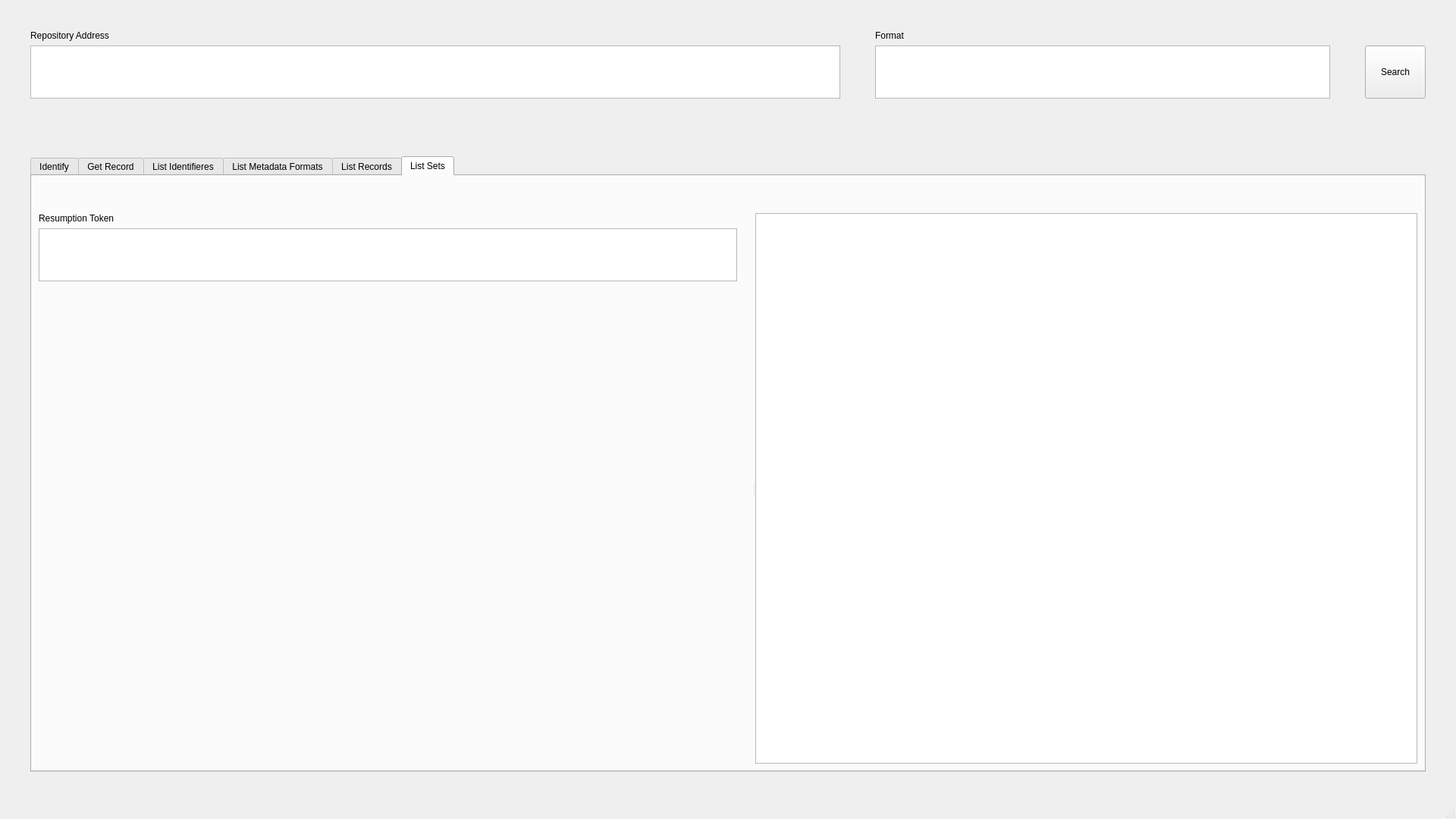
<?xml version="1.0" encoding="UTF-8"?>
<ui version="4.0">
 <class>mainWindow</class>
 <widget class="QMainWindow" name="mainWindow">
  <property name="geometry">
   <rect>
    <x>0</x>
    <y>0</y>
    <width>1920</width>
    <height>1080</height>
   </rect>
  </property>
  <property name="sizePolicy">
   <sizepolicy hsizetype="Fixed" vsizetype="Fixed">
    <horstretch>0</horstretch>
    <verstretch>0</verstretch>
   </sizepolicy>
  </property>
  <property name="minimumSize">
   <size>
    <width>1920</width>
    <height>1080</height>
   </size>
  </property>
  <property name="windowTitle">
   <string>oai-explorer</string>
  </property>
  <widget class="QWidget" name="centralwidget">
   <layout class="QGridLayout" name="gridLayout">
    <property name="leftMargin">
     <number>40</number>
    </property>
    <property name="topMargin">
     <number>40</number>
    </property>
    <property name="rightMargin">
     <number>40</number>
    </property>
    <property name="bottomMargin">
     <number>40</number>
    </property>
    <item row="0" column="0">
     <layout class="QVBoxLayout" name="verticalLayout" stretch="0,0,1">
      <property name="topMargin">
       <number>0</number>
      </property>
      <item>
       <layout class="QHBoxLayout" name="horizontalLayout" stretch="1,0,0">
        <item>
         <layout class="QVBoxLayout" name="verticalLayout_2" stretch="0,1">
          <property name="spacing">
           <number>6</number>
          </property>
          <property name="sizeConstraint">
           <enum>QLayout::SetNoConstraint</enum>
          </property>
          <item>
           <widget class="QLabel" name="label">
            <property name="maximumSize">
             <size>
              <width>16777215</width>
              <height>50</height>
             </size>
            </property>
            <property name="text">
             <string>Repository Address</string>
            </property>
           </widget>
          </item>
          <item>
           <widget class="QTextEdit" name="text_address">
            <property name="minimumSize">
             <size>
              <width>0</width>
              <height>70</height>
             </size>
            </property>
            <property name="maximumSize">
             <size>
              <width>16777215</width>
              <height>70</height>
             </size>
            </property>
           </widget>
          </item>
         </layout>
        </item>
        <item>
         <spacer name="horizontalSpacer">
          <property name="orientation">
           <enum>Qt::Horizontal</enum>
          </property>
          <property name="sizeHint" stdset="0">
           <size>
            <width>40</width>
            <height>20</height>
           </size>
          </property>
         </spacer>
        </item>
        <item>
         <layout class="QVBoxLayout" name="verticalLayout_3" stretch="0,0">
          <property name="sizeConstraint">
           <enum>QLayout::SetNoConstraint</enum>
          </property>
          <item>
           <widget class="QLabel" name="label_4">
            <property name="maximumSize">
             <size>
              <width>200</width>
              <height>50</height>
             </size>
            </property>
            <property name="text">
             <string>Format</string>
            </property>
           </widget>
          </item>
          <item>
           <layout class="QHBoxLayout" name="horizontalLayout_2">
            <item>
             <widget class="QTextEdit" name="text_format">
              <property name="minimumSize">
               <size>
                <width>600</width>
                <height>70</height>
               </size>
              </property>
              <property name="maximumSize">
               <size>
                <width>600</width>
                <height>70</height>
               </size>
              </property>
             </widget>
            </item>
            <item>
             <spacer name="horizontalSpacer_2">
              <property name="orientation">
               <enum>Qt::Horizontal</enum>
              </property>
              <property name="sizeHint" stdset="0">
               <size>
                <width>40</width>
                <height>20</height>
               </size>
              </property>
             </spacer>
            </item>
            <item>
             <widget class="QPushButton" name="pushButton">
              <property name="sizePolicy">
               <sizepolicy hsizetype="Expanding" vsizetype="Expanding">
                <horstretch>0</horstretch>
                <verstretch>0</verstretch>
               </sizepolicy>
              </property>
              <property name="minimumSize">
               <size>
                <width>0</width>
                <height>70</height>
               </size>
              </property>
              <property name="maximumSize">
               <size>
                <width>200</width>
                <height>70</height>
               </size>
              </property>
              <property name="text">
               <string>Search</string>
              </property>
              <property name="default">
               <bool>false</bool>
              </property>
              <property name="flat">
               <bool>false</bool>
              </property>
             </widget>
            </item>
           </layout>
          </item>
         </layout>
        </item>
       </layout>
      </item>
      <item>
       <spacer name="verticalSpacer">
        <property name="orientation">
         <enum>Qt::Vertical</enum>
        </property>
        <property name="sizeHint" stdset="0">
         <size>
          <width>20</width>
          <height>70</height>
         </size>
        </property>
       </spacer>
      </item>
      <item>
       <widget class="QTabWidget" name="tabWidget">
        <property name="currentIndex">
         <number>5</number>
        </property>
        <widget class="QWidget" name="tab">
         <attribute name="title">
          <string>Identify</string>
         </attribute>
         <layout class="QGridLayout" name="gridLayout_2">
          <item row="0" column="0">
           <layout class="QVBoxLayout" name="verticalLayout_9" stretch="0,1">
            <property name="spacing">
             <number>10</number>
            </property>
            <item>
             <spacer name="verticalSpacer_4">
              <property name="orientation">
               <enum>Qt::Vertical</enum>
              </property>
              <property name="sizeHint" stdset="0">
               <size>
                <width>20</width>
                <height>40</height>
               </size>
              </property>
             </spacer>
            </item>
            <item>
             <widget class="QTextEdit" name="textEdit"/>
            </item>
           </layout>
          </item>
         </layout>
        </widget>
        <widget class="QWidget" name="tab_2">
         <attribute name="title">
          <string>Get Record</string>
         </attribute>
         <layout class="QGridLayout" name="gridLayout_3">
          <item row="0" column="0">
           <layout class="QVBoxLayout" name="verticalLayout_14" stretch="0,1">
            <item>
             <spacer name="verticalSpacer_13">
              <property name="orientation">
               <enum>Qt::Vertical</enum>
              </property>
              <property name="sizeHint" stdset="0">
               <size>
                <width>20</width>
                <height>40</height>
               </size>
              </property>
             </spacer>
            </item>
            <item>
             <widget class="QSplitter" name="splitter_6">
              <property name="orientation">
               <enum>Qt::Horizontal</enum>
              </property>
              <widget class="QWidget" name="verticalLayoutWidget_9">
               <layout class="QVBoxLayout" name="verticalLayout_32" stretch="0,0,1">
                <property name="spacing">
                 <number>20</number>
                </property>
                <property name="rightMargin">
                 <number>20</number>
                </property>
                <item>
                 <layout class="QVBoxLayout" name="verticalLayout_33">
                  <property name="spacing">
                   <number>6</number>
                  </property>
                  <item>
                   <widget class="QLabel" name="label_18">
                    <property name="maximumSize">
                     <size>
                      <width>16777215</width>
                      <height>16777215</height>
                     </size>
                    </property>
                    <property name="text">
                     <string>Identifier</string>
                    </property>
                   </widget>
                  </item>
                  <item>
                   <widget class="QTextEdit" name="textEdit_21">
                    <property name="sizePolicy">
                     <sizepolicy hsizetype="MinimumExpanding" vsizetype="MinimumExpanding">
                      <horstretch>0</horstretch>
                      <verstretch>0</verstretch>
                     </sizepolicy>
                    </property>
                    <property name="minimumSize">
                     <size>
                      <width>0</width>
                      <height>0</height>
                     </size>
                    </property>
                    <property name="maximumSize">
                     <size>
                      <width>16777215</width>
                      <height>70</height>
                     </size>
                    </property>
                   </widget>
                  </item>
                 </layout>
                </item>
                <item>
                 <layout class="QVBoxLayout" name="verticalLayout_37" stretch="0,0">
                  <property name="spacing">
                   <number>6</number>
                  </property>
                  <item>
                   <widget class="QLabel" name="label_21">
                    <property name="maximumSize">
                     <size>
                      <width>16777215</width>
                      <height>16777215</height>
                     </size>
                    </property>
                    <property name="text">
                     <string>Metadata Prefix</string>
                    </property>
                   </widget>
                  </item>
                  <item>
                   <widget class="QTextEdit" name="textEdit_24">
                    <property name="maximumSize">
                     <size>
                      <width>16777215</width>
                      <height>70</height>
                     </size>
                    </property>
                   </widget>
                  </item>
                 </layout>
                </item>
                <item>
                 <spacer name="verticalSpacer_14">
                  <property name="orientation">
                   <enum>Qt::Vertical</enum>
                  </property>
                  <property name="sizeHint" stdset="0">
                   <size>
                    <width>20</width>
                    <height>40</height>
                   </size>
                  </property>
                 </spacer>
                </item>
               </layout>
              </widget>
              <widget class="QTextEdit" name="textEdit_29">
               <property name="sizePolicy">
                <sizepolicy hsizetype="Expanding" vsizetype="Expanding">
                 <horstretch>0</horstretch>
                 <verstretch>0</verstretch>
                </sizepolicy>
               </property>
              </widget>
             </widget>
            </item>
           </layout>
          </item>
         </layout>
        </widget>
        <widget class="QWidget" name="tab_3">
         <attribute name="title">
          <string>List Identifieres</string>
         </attribute>
         <layout class="QGridLayout" name="gridLayout_4">
          <item row="0" column="0">
           <layout class="QVBoxLayout" name="verticalLayout_10" stretch="0,1">
            <item>
             <spacer name="verticalSpacer_5">
              <property name="orientation">
               <enum>Qt::Vertical</enum>
              </property>
              <property name="sizeHint" stdset="0">
               <size>
                <width>20</width>
                <height>40</height>
               </size>
              </property>
             </spacer>
            </item>
            <item>
             <widget class="QSplitter" name="splitter_2">
              <property name="orientation">
               <enum>Qt::Horizontal</enum>
              </property>
              <widget class="QWidget" name="verticalLayoutWidget_8">
               <layout class="QVBoxLayout" name="verticalLayout_11" stretch="0,0,0,0,0,0,1">
                <property name="spacing">
                 <number>20</number>
                </property>
                <property name="rightMargin">
                 <number>20</number>
                </property>
                <item>
                 <layout class="QVBoxLayout" name="verticalLayout_12">
                  <property name="spacing">
                   <number>6</number>
                  </property>
                  <item>
                   <widget class="QLabel" name="label_5">
                    <property name="maximumSize">
                     <size>
                      <width>16777215</width>
                      <height>16777215</height>
                     </size>
                    </property>
                    <property name="text">
                     <string>Identifier</string>
                    </property>
                   </widget>
                  </item>
                  <item>
                   <widget class="QTextEdit" name="textEdit_5">
                    <property name="sizePolicy">
                     <sizepolicy hsizetype="MinimumExpanding" vsizetype="MinimumExpanding">
                      <horstretch>0</horstretch>
                      <verstretch>0</verstretch>
                     </sizepolicy>
                    </property>
                    <property name="minimumSize">
                     <size>
                      <width>0</width>
                      <height>0</height>
                     </size>
                    </property>
                    <property name="maximumSize">
                     <size>
                      <width>16777215</width>
                      <height>70</height>
                     </size>
                    </property>
                   </widget>
                  </item>
                 </layout>
                </item>
                <item>
                 <layout class="QVBoxLayout" name="verticalLayout_16" stretch="0,0">
                  <property name="spacing">
                   <number>6</number>
                  </property>
                  <item>
                   <widget class="QLabel" name="label_8">
                    <property name="maximumSize">
                     <size>
                      <width>16777215</width>
                      <height>16777215</height>
                     </size>
                    </property>
                    <property name="text">
                     <string>From</string>
                    </property>
                   </widget>
                  </item>
                  <item>
                   <widget class="QTextEdit" name="textEdit_9">
                    <property name="maximumSize">
                     <size>
                      <width>16777215</width>
                      <height>70</height>
                     </size>
                    </property>
                   </widget>
                  </item>
                 </layout>
                </item>
                <item>
                 <layout class="QVBoxLayout" name="verticalLayout_15" stretch="0,0">
                  <property name="spacing">
                   <number>6</number>
                  </property>
                  <item>
                   <widget class="QLabel" name="label_7">
                    <property name="maximumSize">
                     <size>
                      <width>16777215</width>
                      <height>16777215</height>
                     </size>
                    </property>
                    <property name="text">
                     <string>Until</string>
                    </property>
                   </widget>
                  </item>
                  <item>
                   <widget class="QTextEdit" name="textEdit_8">
                    <property name="maximumSize">
                     <size>
                      <width>16777215</width>
                      <height>70</height>
                     </size>
                    </property>
                   </widget>
                  </item>
                 </layout>
                </item>
                <item>
                 <layout class="QVBoxLayout" name="verticalLayout_13" stretch="0,0">
                  <property name="spacing">
                   <number>6</number>
                  </property>
                  <item>
                   <widget class="QLabel" name="label_6">
                    <property name="maximumSize">
                     <size>
                      <width>16777215</width>
                      <height>16777215</height>
                     </size>
                    </property>
                    <property name="text">
                     <string>Metadata Prefix</string>
                    </property>
                   </widget>
                  </item>
                  <item>
                   <widget class="QTextEdit" name="textEdit_6">
                    <property name="maximumSize">
                     <size>
                      <width>16777215</width>
                      <height>70</height>
                     </size>
                    </property>
                   </widget>
                  </item>
                 </layout>
                </item>
                <item>
                 <layout class="QVBoxLayout" name="verticalLayout_18" stretch="0,0">
                  <property name="spacing">
                   <number>6</number>
                  </property>
                  <item>
                   <widget class="QLabel" name="label_10">
                    <property name="maximumSize">
                     <size>
                      <width>16777215</width>
                      <height>16777215</height>
                     </size>
                    </property>
                    <property name="text">
                     <string>Resumption Token</string>
                    </property>
                   </widget>
                  </item>
                  <item>
                   <widget class="QTextEdit" name="textEdit_11">
                    <property name="maximumSize">
                     <size>
                      <width>16777215</width>
                      <height>70</height>
                     </size>
                    </property>
                   </widget>
                  </item>
                 </layout>
                </item>
                <item>
                 <layout class="QVBoxLayout" name="verticalLayout_17" stretch="0,0">
                  <property name="spacing">
                   <number>6</number>
                  </property>
                  <item>
                   <widget class="QLabel" name="label_9">
                    <property name="maximumSize">
                     <size>
                      <width>16777215</width>
                      <height>16777215</height>
                     </size>
                    </property>
                    <property name="text">
                     <string>Set</string>
                    </property>
                   </widget>
                  </item>
                  <item>
                   <widget class="QTextEdit" name="textEdit_10">
                    <property name="maximumSize">
                     <size>
                      <width>16777215</width>
                      <height>70</height>
                     </size>
                    </property>
                   </widget>
                  </item>
                 </layout>
                </item>
                <item>
                 <spacer name="verticalSpacer_6">
                  <property name="orientation">
                   <enum>Qt::Vertical</enum>
                  </property>
                  <property name="sizeHint" stdset="0">
                   <size>
                    <width>20</width>
                    <height>40</height>
                   </size>
                  </property>
                 </spacer>
                </item>
               </layout>
              </widget>
              <widget class="QTextEdit" name="textEdit_7">
               <property name="sizePolicy">
                <sizepolicy hsizetype="Expanding" vsizetype="Expanding">
                 <horstretch>0</horstretch>
                 <verstretch>0</verstretch>
                </sizepolicy>
               </property>
              </widget>
             </widget>
            </item>
           </layout>
          </item>
         </layout>
        </widget>
        <widget class="QWidget" name="tab_4">
         <attribute name="title">
          <string>List Metadata Formats</string>
         </attribute>
         <layout class="QGridLayout" name="gridLayout_5">
          <item row="0" column="0">
           <layout class="QVBoxLayout" name="verticalLayout_19" stretch="0,1">
            <item>
             <spacer name="verticalSpacer_7">
              <property name="orientation">
               <enum>Qt::Vertical</enum>
              </property>
              <property name="sizeHint" stdset="0">
               <size>
                <width>20</width>
                <height>40</height>
               </size>
              </property>
             </spacer>
            </item>
            <item>
             <widget class="QSplitter" name="splitter_3">
              <property name="orientation">
               <enum>Qt::Horizontal</enum>
              </property>
              <widget class="QWidget" name="verticalLayoutWidget_10">
               <layout class="QVBoxLayout" name="verticalLayout_20" stretch="0,1">
                <property name="spacing">
                 <number>20</number>
                </property>
                <property name="rightMargin">
                 <number>20</number>
                </property>
                <item>
                 <layout class="QVBoxLayout" name="verticalLayout_24">
                  <property name="spacing">
                   <number>6</number>
                  </property>
                  <item>
                   <widget class="QLabel" name="label_14">
                    <property name="maximumSize">
                     <size>
                      <width>16777215</width>
                      <height>16777215</height>
                     </size>
                    </property>
                    <property name="text">
                     <string>Identifier</string>
                    </property>
                   </widget>
                  </item>
                  <item>
                   <widget class="QTextEdit" name="textEdit_15">
                    <property name="sizePolicy">
                     <sizepolicy hsizetype="MinimumExpanding" vsizetype="MinimumExpanding">
                      <horstretch>0</horstretch>
                      <verstretch>0</verstretch>
                     </sizepolicy>
                    </property>
                    <property name="minimumSize">
                     <size>
                      <width>0</width>
                      <height>0</height>
                     </size>
                    </property>
                    <property name="maximumSize">
                     <size>
                      <width>16777215</width>
                      <height>70</height>
                     </size>
                    </property>
                   </widget>
                  </item>
                 </layout>
                </item>
                <item>
                 <spacer name="verticalSpacer_8">
                  <property name="orientation">
                   <enum>Qt::Vertical</enum>
                  </property>
                  <property name="sizeHint" stdset="0">
                   <size>
                    <width>20</width>
                    <height>40</height>
                   </size>
                  </property>
                 </spacer>
                </item>
               </layout>
              </widget>
              <widget class="QTextEdit" name="textEdit_30">
               <property name="sizePolicy">
                <sizepolicy hsizetype="Expanding" vsizetype="Expanding">
                 <horstretch>0</horstretch>
                 <verstretch>0</verstretch>
                </sizepolicy>
               </property>
              </widget>
             </widget>
            </item>
           </layout>
          </item>
         </layout>
        </widget>
        <widget class="QWidget" name="tab_5">
         <attribute name="title">
          <string>List Records</string>
         </attribute>
         <layout class="QGridLayout" name="gridLayout_6">
          <item row="0" column="0">
           <layout class="QVBoxLayout" name="verticalLayout_21" stretch="0,1">
            <item>
             <spacer name="verticalSpacer_9">
              <property name="orientation">
               <enum>Qt::Vertical</enum>
              </property>
              <property name="sizeHint" stdset="0">
               <size>
                <width>20</width>
                <height>40</height>
               </size>
              </property>
             </spacer>
            </item>
            <item>
             <widget class="QSplitter" name="splitter_4">
              <property name="orientation">
               <enum>Qt::Horizontal</enum>
              </property>
              <widget class="QWidget" name="verticalLayoutWidget_11">
               <layout class="QVBoxLayout" name="verticalLayout_22" stretch="0,0,0,0,0,0,1">
                <property name="spacing">
                 <number>20</number>
                </property>
                <property name="rightMargin">
                 <number>20</number>
                </property>
                <item>
                 <layout class="QVBoxLayout" name="verticalLayout_23">
                  <property name="spacing">
                   <number>6</number>
                  </property>
                  <item>
                   <widget class="QLabel" name="label_11">
                    <property name="maximumSize">
                     <size>
                      <width>16777215</width>
                      <height>16777215</height>
                     </size>
                    </property>
                    <property name="text">
                     <string>Identifier</string>
                    </property>
                   </widget>
                  </item>
                  <item>
                   <widget class="QTextEdit" name="textEdit_12">
                    <property name="sizePolicy">
                     <sizepolicy hsizetype="MinimumExpanding" vsizetype="MinimumExpanding">
                      <horstretch>0</horstretch>
                      <verstretch>0</verstretch>
                     </sizepolicy>
                    </property>
                    <property name="minimumSize">
                     <size>
                      <width>0</width>
                      <height>0</height>
                     </size>
                    </property>
                    <property name="maximumSize">
                     <size>
                      <width>16777215</width>
                      <height>70</height>
                     </size>
                    </property>
                   </widget>
                  </item>
                 </layout>
                </item>
                <item>
                 <layout class="QVBoxLayout" name="verticalLayout_25" stretch="0,0">
                  <property name="spacing">
                   <number>6</number>
                  </property>
                  <item>
                   <widget class="QLabel" name="label_12">
                    <property name="maximumSize">
                     <size>
                      <width>16777215</width>
                      <height>16777215</height>
                     </size>
                    </property>
                    <property name="text">
                     <string>From</string>
                    </property>
                   </widget>
                  </item>
                  <item>
                   <widget class="QTextEdit" name="textEdit_13">
                    <property name="maximumSize">
                     <size>
                      <width>16777215</width>
                      <height>70</height>
                     </size>
                    </property>
                   </widget>
                  </item>
                 </layout>
                </item>
                <item>
                 <layout class="QVBoxLayout" name="verticalLayout_26" stretch="0,0">
                  <property name="spacing">
                   <number>6</number>
                  </property>
                  <item>
                   <widget class="QLabel" name="label_13">
                    <property name="maximumSize">
                     <size>
                      <width>16777215</width>
                      <height>16777215</height>
                     </size>
                    </property>
                    <property name="text">
                     <string>Until</string>
                    </property>
                   </widget>
                  </item>
                  <item>
                   <widget class="QTextEdit" name="textEdit_14">
                    <property name="maximumSize">
                     <size>
                      <width>16777215</width>
                      <height>70</height>
                     </size>
                    </property>
                   </widget>
                  </item>
                 </layout>
                </item>
                <item>
                 <layout class="QVBoxLayout" name="verticalLayout_27" stretch="0,0">
                  <property name="spacing">
                   <number>6</number>
                  </property>
                  <item>
                   <widget class="QLabel" name="label_15">
                    <property name="maximumSize">
                     <size>
                      <width>16777215</width>
                      <height>16777215</height>
                     </size>
                    </property>
                    <property name="text">
                     <string>Metadata Prefix</string>
                    </property>
                   </widget>
                  </item>
                  <item>
                   <widget class="QTextEdit" name="textEdit_16">
                    <property name="maximumSize">
                     <size>
                      <width>16777215</width>
                      <height>70</height>
                     </size>
                    </property>
                   </widget>
                  </item>
                 </layout>
                </item>
                <item>
                 <layout class="QVBoxLayout" name="verticalLayout_28" stretch="0,0">
                  <property name="spacing">
                   <number>6</number>
                  </property>
                  <item>
                   <widget class="QLabel" name="label_16">
                    <property name="maximumSize">
                     <size>
                      <width>16777215</width>
                      <height>16777215</height>
                     </size>
                    </property>
                    <property name="text">
                     <string>Resumption Token</string>
                    </property>
                   </widget>
                  </item>
                  <item>
                   <widget class="QTextEdit" name="textEdit_17">
                    <property name="maximumSize">
                     <size>
                      <width>16777215</width>
                      <height>70</height>
                     </size>
                    </property>
                   </widget>
                  </item>
                 </layout>
                </item>
                <item>
                 <layout class="QVBoxLayout" name="verticalLayout_29" stretch="0,0">
                  <property name="spacing">
                   <number>6</number>
                  </property>
                  <item>
                   <widget class="QLabel" name="label_17">
                    <property name="maximumSize">
                     <size>
                      <width>16777215</width>
                      <height>16777215</height>
                     </size>
                    </property>
                    <property name="text">
                     <string>Set</string>
                    </property>
                   </widget>
                  </item>
                  <item>
                   <widget class="QTextEdit" name="textEdit_18">
                    <property name="maximumSize">
                     <size>
                      <width>16777215</width>
                      <height>70</height>
                     </size>
                    </property>
                   </widget>
                  </item>
                 </layout>
                </item>
                <item>
                 <spacer name="verticalSpacer_10">
                  <property name="orientation">
                   <enum>Qt::Vertical</enum>
                  </property>
                  <property name="sizeHint" stdset="0">
                   <size>
                    <width>20</width>
                    <height>40</height>
                   </size>
                  </property>
                 </spacer>
                </item>
               </layout>
              </widget>
              <widget class="QTextEdit" name="textEdit_19">
               <property name="sizePolicy">
                <sizepolicy hsizetype="Expanding" vsizetype="Expanding">
                 <horstretch>0</horstretch>
                 <verstretch>0</verstretch>
                </sizepolicy>
               </property>
              </widget>
             </widget>
            </item>
           </layout>
          </item>
         </layout>
        </widget>
        <widget class="QWidget" name="tab_6">
         <attribute name="title">
          <string>List Sets</string>
         </attribute>
         <layout class="QGridLayout" name="gridLayout_7">
          <item row="0" column="0">
           <layout class="QVBoxLayout" name="verticalLayout_30" stretch="0,1">
            <item>
             <spacer name="verticalSpacer_11">
              <property name="orientation">
               <enum>Qt::Vertical</enum>
              </property>
              <property name="sizeHint" stdset="0">
               <size>
                <width>20</width>
                <height>40</height>
               </size>
              </property>
             </spacer>
            </item>
            <item>
             <widget class="QSplitter" name="splitter_5">
              <property name="orientation">
               <enum>Qt::Horizontal</enum>
              </property>
              <widget class="QWidget" name="verticalLayoutWidget_12">
               <layout class="QVBoxLayout" name="verticalLayout_31" stretch="0,1">
                <property name="spacing">
                 <number>20</number>
                </property>
                <property name="rightMargin">
                 <number>20</number>
                </property>
                <item>
                 <layout class="QVBoxLayout" name="verticalLayout_39" stretch="0,0">
                  <property name="spacing">
                   <number>6</number>
                  </property>
                  <item>
                   <widget class="QLabel" name="label_24">
                    <property name="maximumSize">
                     <size>
                      <width>16777215</width>
                      <height>16777215</height>
                     </size>
                    </property>
                    <property name="text">
                     <string>Resumption Token</string>
                    </property>
                   </widget>
                  </item>
                  <item>
                   <widget class="QTextEdit" name="textEdit_26">
                    <property name="maximumSize">
                     <size>
                      <width>16777215</width>
                      <height>70</height>
                     </size>
                    </property>
                   </widget>
                  </item>
                 </layout>
                </item>
                <item>
                 <spacer name="verticalSpacer_12">
                  <property name="orientation">
                   <enum>Qt::Vertical</enum>
                  </property>
                  <property name="sizeHint" stdset="0">
                   <size>
                    <width>20</width>
                    <height>40</height>
                   </size>
                  </property>
                 </spacer>
                </item>
               </layout>
              </widget>
              <widget class="QTextEdit" name="textEdit_28">
               <property name="sizePolicy">
                <sizepolicy hsizetype="Expanding" vsizetype="Expanding">
                 <horstretch>0</horstretch>
                 <verstretch>0</verstretch>
                </sizepolicy>
               </property>
              </widget>
             </widget>
            </item>
           </layout>
          </item>
         </layout>
        </widget>
       </widget>
      </item>
     </layout>
    </item>
   </layout>
  </widget>
  <widget class="QStatusBar" name="statusbar"/>
 </widget>
 <resources/>
 <connections/>
</ui>
